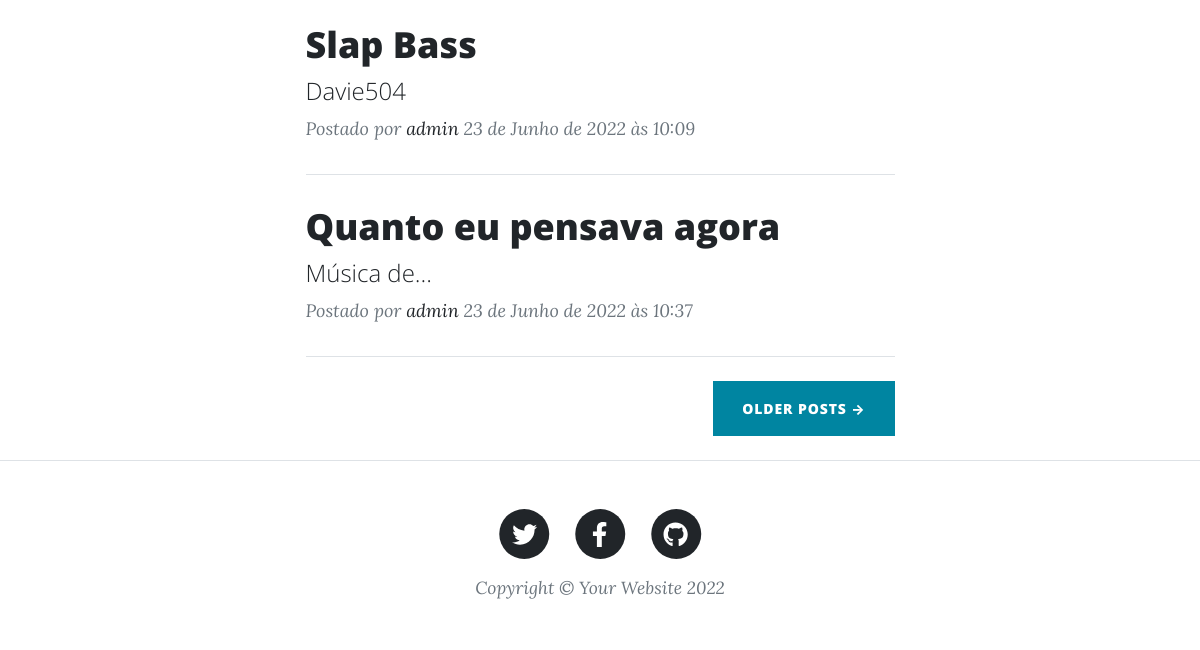
/posts (lower part), run on an earlier commit of the app's database.
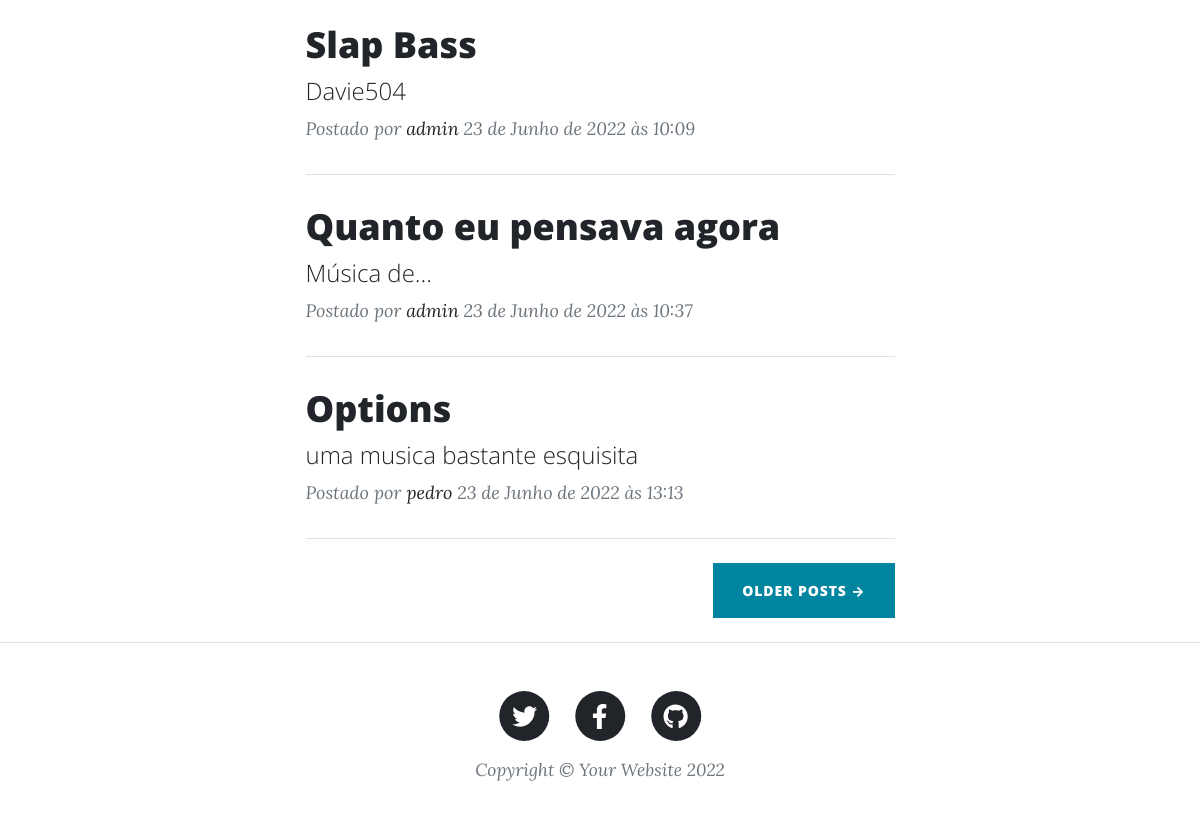
And on a later commit of the database.
### app/models.py (models this page shows, shortened)
class Post(models.Model):
    STATUS      = (('disponível', 'Disponível'), ('indisponível', 'Indisponível'))
    titulo      = models.CharField(max_length=100)
    subtitulo   = models.CharField(max_length=100)
    slug        = models.SlugField(max_length=100)
    descricao   = models.TextField()
    autor       = models.ForeignKey(User, on_delete=models.CASCADE)
    publicacao  = models.DateTimeField(default=timezone.now)
    atualizacao = models.DateTimeField(auto_now_add=True)
    status      = models.CharField(max_length=12, choices=STATUS, default='indisponível')
    def get_absolute_url(self):
        return reverse('postDetail', args=[self.slug])
    class Meta:
        ordering = ['publicacao']

### app/views.py (the view)
# urls.py: path('posts', views.PostListView.as_view(), name='postList'),
class PostListView(ListView):
    model = Post
    template_name = 'post/post-list.html'

### app/templates/post/post-list.html (shortened to what this page needs)
{% extends 'base.html' %}
{% load static %}
{% block content %}
    <div class="post-preview">
        {% for post in object_list %}
            <a href="{{post.get_absolute_url}}">
                <h2 class="post-title">{{post.titulo}}</h2>
                <h4 class="post-subtitle">{{post.subtitulo}}</h4>
            </a>
            <p class="post-meta">
                Postado por
                <a href="#!">{{post.autor}}</a>
                {{post.publicacao}}
            </p>
            <hr class="my-4" />
        {% endfor %}
    </div>
{% endblock content %}

What changed in the data, as far as the page shows it:
added Post: titulo "Options", subtitulo "uma musica bastante esquisita", autor "pedro", publicacao "23 de Junho de 2022 às 13:13"
